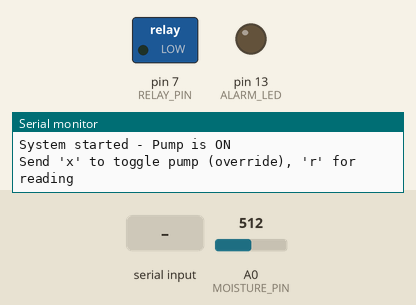
The sketch below on a simulated Arduino Uno, built with avr-gcc and run on an emulated ATmega328P. On the bench: switched loads named in the sketch (green lamp = pin HIGH), output pins drawn as LEDs (lit = HIGH), the last lines printed to the serial monitor. The test bench sets the inputs (shaded band); at power-on: A0 (MOISTURE_PIN) = 512.

Above: at 1.2 s.
1.3 s: A0 (MOISTURE_PIN) set to 432
4.3 s: A0 (MOISTURE_PIN) set to 402
At 4.8 s:
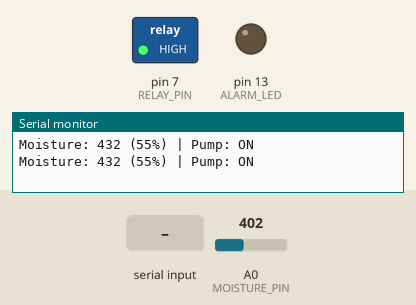
5.8 s: "x" received over Serial
At 7.0 s:
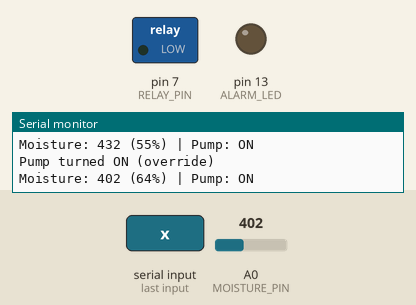
7.3 s: "X" received over Serial
At 8.5 s:
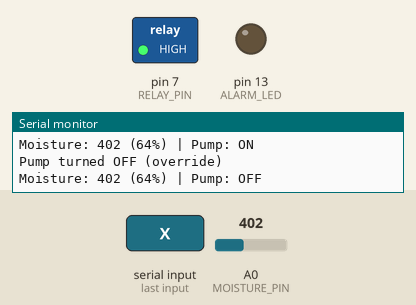
Timing chart, 0 to 10.3 s (numbered marks = the images above; inputs shaded):
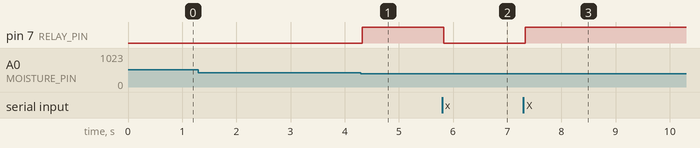

Measured:
- the behaviour switches between 417 and 416 on A0 (MOISTURE_PIN) (found by bisection; images 0 and 1)
- after the input at 4.3 s, pin 7 (RELAY_PIN): LOW → HIGH at once
- after the input at 5.8 s, pin 7 (RELAY_PIN): HIGH → LOW at once
- after the input at 7.3 s, pin 7 (RELAY_PIN): LOW → HIGH at once

The sketch:

Smart_watering_system.ino
```cpp
/*
 * Enhanced Moisture Monitor with Auto Pump Control
 * Pump turns OFF automatically when moisture >= 60%
 */

const int MOISTURE_PIN = A0;
const int RELAY_PIN = 7;
const int ALARM_LED = 13;  // Built-in LED

// Safety thresholds
const int MAX_RUN_TIME = 300000;  // 5 minutes max (for safety)
unsigned long pumpStartTime = 0;
bool pumpOverride = false;

void setup() {
  Serial.begin(9600);
  pinMode(RELAY_PIN, OUTPUT);
  pinMode(ALARM_LED, OUTPUT);

  // Start with pump ON
  digitalWrite(RELAY_PIN, LOW);
  pumpStartTime = millis();

  Serial.println("System started - Pump is ON");
  Serial.println("Send 'x' to toggle pump (override), 'r' for reading");
}

void loop() {
  // Read moisture sensor
  int moisture = analogRead(MOISTURE_PIN);
  int percent = map(moisture, 620, 280, 0, 100);
  percent = constrain(percent, 0, 100);

  // Display current status every 2 seconds
  static unsigned long lastDisplay = 0;
  if (millis() - lastDisplay > 2000) {
    lastDisplay = millis();
    Serial.print("Moisture: ");
    Serial.print(moisture);
    Serial.print(" (");
    Serial.print(percent);
    Serial.print("%) | Pump: ");
    Serial.println(digitalRead(RELAY_PIN) == LOW ? "ON" : "OFF");
  }

  // ----------- AUTO PUMP CONTROL BASED ON MOISTURE ---------------
  if (!pumpOverride) {
    if (percent >= 60) {
      // Soil is wet enough → Pump OFF
      digitalWrite(RELAY_PIN, HIGH);
      digitalWrite(ALARM_LED, LOW);
      pumpStartTime = millis(); // Reset timer because pump is off
    } else {
      // Soil dry → Pump ON
      if (digitalRead(RELAY_PIN) == HIGH) {
        pumpStartTime = millis(); // Pump just turned on
      }
      digitalWrite(RELAY_PIN, LOW);
    }
  }

  // ------------- SAFETY TIMER (5 MIN MAX RUNTIME) ----------------
  if (!pumpOverride && digitalRead(RELAY_PIN) == LOW &&
      millis() - pumpStartTime > MAX_RUN_TIME) {

    digitalWrite(RELAY_PIN, HIGH); // Pump OFF
    digitalWrite(ALARM_LED, HIGH); // Alarm LED ON

    Serial.println("SAFETY: Pump turned OFF after 5 minutes!");
    Serial.println("Send 'x' to override and turn pump back ON");
  }

  // ------------------- SERIAL COMMAND HANDLING -------------------
  if (Serial.available()) {
    char cmd = Serial.read();

    if (cmd == 'x' || cmd == 'X') {
      // Toggle pump & enable override
      pumpOverride = true;
      bool state = digitalRead(RELAY_PIN);
      digitalWrite(RELAY_PIN, !state);
      digitalWrite(ALARM_LED, LOW);

      Serial.println(state ? "Pump turned ON (override)" : "Pump turned OFF (override)");
    }

    else if (cmd == 'r' || cmd == 'R') {
      Serial.print("Quick read: ");
      Serial.println(analogRead(MOISTURE_PIN));
    }
  }

  delay(100);
}
```
